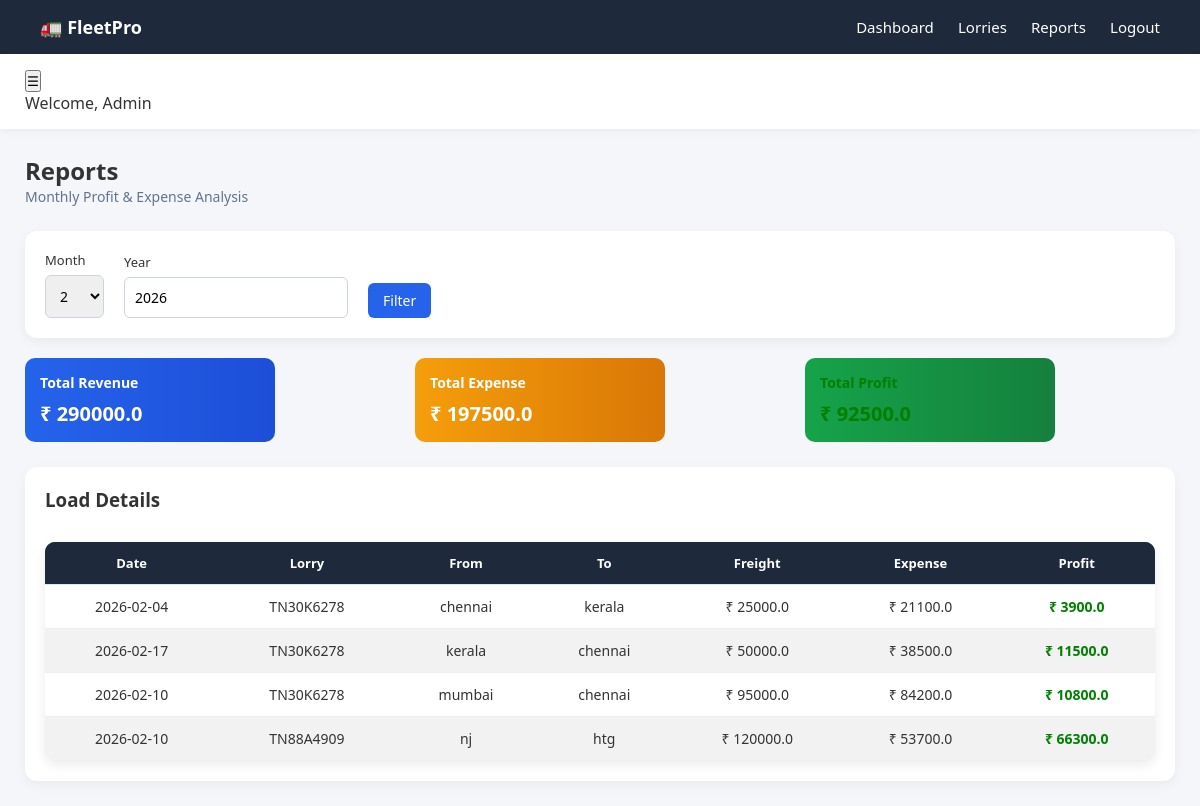
The app's page /reports (signed in) with its own data.
### models/load_model.py (models this page shows, shortened)
class Load(db.Model):
    __tablename__ = "loads"
    id = db.Column(db.Integer, primary_key=True)
    lorry_id = db.Column(db.Integer, db.ForeignKey("lorries.id"), nullable=False)
    date = db.Column(db.Date, nullable=False)
    from_location = db.Column(db.String(150), nullable=False)
    to_location = db.Column(db.String(150), nullable=False)
    freight_amount = db.Column(db.Float, nullable=False)
    diesel_amount = db.Column(db.Float, default=0)
    rto_amount = db.Column(db.Float, default=0)
    toll_amount = db.Column(db.Float, default=0)
    driver_bata = db.Column(db.Float, default=0)
    maintenance_amount = db.Column(db.Float, default=0)
    other_expense = db.Column(db.Float, default=0)
    created_at = db.Column(db.DateTime, default=datetime.utcnow)
    @property
    def total_expense(self):
        return (
            (self.diesel_amount or 0) +
            (self.rto_amount or 0) +
            (self.toll_amount or 0) +
            (self.driver_bata or 0) +
            (self.maintenance_amount or 0) +
            (self.other_expense or 0)
        )
    @property
    def profit(self):
        return (self.freight_amount or 0) - self.total_expense

### models/lorry_model.py (models this page shows, shortened)
class Lorry(db.Model):
    __tablename__ = "lorries"
    id = db.Column(db.Integer, primary_key=True)
    vehicle_number = db.Column(db.String(50), unique=True, nullable=False)
    driver_name = db.Column(db.String(100), nullable=False)
    driver_phone = db.Column(db.String(20), nullable=False)
    rc_expiry = db.Column(db.Date)
    insurance_expiry = db.Column(db.Date)
    permit_expiry = db.Column(db.Date)
    status = db.Column(db.String(20), default="active")
    created_at = db.Column(db.DateTime, default=datetime.utcnow)
    user_id = db.Column(db.Integer, db.ForeignKey("users.id"), nullable=False)
    loads = db.relationship("Load", backref="lorry", lazy=True, cascade="all, delete-orphan")

### routes/report_routes.py (the view)
@report_bp.route("/reports")
@login_required
def reports():
    month = request.args.get("month", type=int) or datetime.now().month
    year = request.args.get("year", type=int) or datetime.now().year
    loads = Load.query.filter(
        db.extract('month', Load.date) == month,
        db.extract('year', Load.date) == year
    ).all()
    total_revenue = sum(load.freight_amount for load in loads)
    total_expense = sum(load.total_expense for load in loads)
    total_profit = total_revenue - total_expense
    return render_template(
        "reports.html",
        loads=loads,
        total_revenue=total_revenue,
        total_expense=total_expense,
        total_profit=total_profit,
        selected_month=month,
        selected_year=year
    )

### templates/reports.html
{% extends "base.html" %}
{% block content %}
<div class="page-header">
    <div>
        <h2>Reports</h2>
        <p>Monthly Profit & Expense Analysis</p>
    </div>
</div>
<div class="filter-card">
    <form method="GET" action="{{ url_for('report.reports') }}" class="filter-form">
        <div class="form-group">
            <label>Month</label>
            <select name="month">
                {% for m in range(1,13) %}
                    <option value="{{ m }}" {% if selected_month == m %}selected{% endif %}>
                        {{ m }}
                    </option>
                {% endfor %}
            </select>
        </div>
        <div class="form-group">
            <label>Year</label>
            <input type="number" name="year" value="{{ selected_year }}">
        </div>
        <div class="form-group">
            <button type="submit" class="btn-primary">Filter</button>
        </div>
    </form>
</div>
<div class="summary-cards">
    <div class="summary-card revenue">
        <h4>Total Revenue</h4>
        <p>₹ {{ total_revenue }}</p>
    </div>
    <div class="summary-card expense">
        <h4>Total Expense</h4>
        <p>₹ {{ total_expense }}</p>
    </div>
    <div class="summary-card profit">
        <h4>Total Profit</h4>
        <p>₹ {{ total_profit }}</p>
    </div>
</div>
<div class="table-section">
    <h3>Load Details</h3>
    <table>
        <thead>
            <tr>
                <th>Date</th>
                <th>Lorry</th>
                <th>From</th>
                <th>To</th>
                <th>Freight</th>
                <th>Expense</th>
                <th>Profit</th>
            </tr>
        </thead>
        <tbody>
            {% for load in loads %}
            <tr>
                <td>{{ load.date }}</td>
                <td>{{ load.lorry.vehicle_number }}</td>
                <td>{{ load.from_location }}</td>
                <td>{{ load.to_location }}</td>
                <td>₹ {{ load.freight_amount }}</td>
                <td>₹ {{ load.total_expense }}</td>
                <td>
                    {% if load.profit >= 0 %}
                        <span class="profit">₹ {{ load.profit }}</span>
                    {% else %}
                        <span class="loss">₹ {{ load.profit }}</span>
                    {% endif %}
                </td>
            </tr>
            {% else %}
            <tr>
                <td colspan="7">No data for selected month</td>
            </tr>
            {% endfor %}
        </tbody>
    </table>
</div>
{% endblock %}

### templates/base.html (shortened to what this page needs)
<!DOCTYPE html>
<html lang="en">
<head>
    <link rel="stylesheet" href="{{ url_for('static', filename='css/style.css') }}">
</head>
<body>
<header class="navbar">
    <div class="logo">🚛 FleetPro</div>
    <nav>
        <a href="{{ url_for('dashboard') }}">Dashboard</a>
        <a href="{{ url_for('lorry.lorries') }}">Lorries</a>
        <a href="{{ url_for('report.reports') }}">Reports</a>
        <a href="{{ url_for('auth.logout') }}">Logout</a>
    </nav>
</header>
<div class="main">
    <div class="topbar">
        <button class="menu-toggle" onclick="toggleSidebar()">☰</button>
        <div class="topbar-right">
            <span class="user-name">
                Welcome, {{ session.get('user_name', 'Admin') }}
            </span>
        </div>
    </div>
    <div class="content">
        {% block content %}
        {% endblock %}
    </div>
</div>
</body>
</html>

### static/css/style.css (style rules this page uses)
* { margin: 0; padding: 0; box-sizing: border-box; }
body { font-family: 'Segoe UI', sans-serif; background-color: #f1f5f9; color: #1e293b; }
a { text-decoration: none; }
h2 { font-weight: 600; }
.navbar { background: #1e293b; padding: 15px 30px; color: white; display: flex; justify-content: space-between; align-items: center; }
.navbar .logo { font-size: 18px; font-weight: 600; }
.page-header { display: flex; justify-content: space-between; align-items: center; margin-bottom: 25px; }
.page-header p { font-size: 14px; color: #64748b; }
.btn-primary { background: linear-gradient(90deg, #2563eb, #1d4ed8); padding: 10px 18px; border-radius: 8px; color: white; font-size: 14px; font-weight: 500; border: none; cursor: pointer; }
.table-section { background: white; padding: 20px; border-radius: 12px; box-shadow: 0 4px 12px rgba(0,0,0,0.05); overflow-x: auto; }
table { width: 100%; border-collapse: collapse; }
thead { background: #f1f5f9; }
thead th { padding: 12px; font-size: 13px; text-align: left; }
tbody td { padding: 12px; font-size: 14px; border-top: 1px solid #e2e8f0; }
.form-group { display: flex; flex-direction: column; }
.form-group label { font-size: 13px; margin-bottom: 6px; font-weight: 500; }
.form-group input, .form-group select { padding: 10px; border: 1px solid #cbd5e1; border-radius: 6px; font-size: 14px; }
.summary-cards { display: grid; grid-template-columns: repeat(3, 1fr); gap: 20px; margin-bottom: 25px; }
.summary-card { padding: 20px; border-radius: 12px; color: white; }
.summary-card h4 { font-size: 14px; margin-bottom: 8px; }
.summary-card p { font-size: 20px; font-weight: 600; }
.summary-card.revenue { background: linear-gradient(90deg, #2563eb, #1d4ed8); }
.summary-card.expense { background: linear-gradient(90deg, #f59e0b, #d97706); }
.summary-card.profit { background: linear-gradient(90deg, #16a34a, #15803d); }
.profit { color: #15803d; font-weight: 600; }
.filter-card { background: white; padding: 20px; border-radius: 12px; margin-bottom: 20px; box-shadow: 0 4px 12px rgba(0,0,0,0.05); }
.filter-form { display: flex; gap: 20px; align-items: flex-end; flex-wrap: wrap; }
* { margin: 0; padding: 0; box-sizing: border-box; font-family: 'Segoe UI', sans-serif; }
body { background-color: #f4f6f9; color: #333; }
.navbar { background: #1e293b; color: white; padding: 15px 25px; display: flex; justify-content: space-between; align-items: center; }
.navbar a { color: white; text-decoration: none; margin-left: 20px; font-weight: 500; }
table { width: 100%; border-collapse: collapse; background: white; border-radius: 10px; overflow: hidden; box-shadow: 0px 4px 12px rgba(0,0,0,0.08); }
table thead { background: #1e293b; color: white; }
table th, table td { padding: 12px 15px; text-align: center; }
table tbody tr:nth-child(even) { background: #f2f2f2; }
.btn-primary { display: inline-block; padding: 8px 15px; background: #2563eb; color: white; border-radius: 6px; text-decoration: none; font-size: 14px; transition: 0.3s; }
body { background: #f4f6f9; }
.navbar { width: 100%; background: #1e293b; color: white; padding: 15px 40px; display: flex; justify-content: space-between; align-items: center; }
.logo { font-size: 22px; font-weight: bold; }
nav a { color: white; text-decoration: none; margin-left: 25px; font-size: 15px; transition: 0.3s; }
table { width: 100%; margin-top: 30px; border-collapse: collapse; background: white; border-radius: 10px; overflow: hidden; box-shadow: 0 4px 12px rgba(0,0,0,0.08); }
table th { background: #1e293b; color: white; padding: 12px; }
table td { padding: 12px; border-bottom: 1px solid #eee; }
.main { flex: 1; display: flex; flex-direction: column; }
.topbar { background: white; padding: 15px 25px; box-shadow: 0 2px 8px rgba(0,0,0,0.05); }
.content { padding: 25px; }
.summary-card { background: #f5f7fa; padding: 15px; border-radius: 10px; width: 250px; }
.profit { color: green; }

### records on screen
Load: date "2026-02-04", lorry.vehicle_number "TN30K6278", from_location "chennai", to_location "kerala", freight_amount "25000.0", total_expense "21100.0", profit "3900.0"
Load: date "2026-02-17", lorry.vehicle_number "TN30K6278", from_location "kerala", to_location "chennai", freight_amount "50000.0", total_expense "38500.0", profit "11500.0"
Load: date "2026-02-10", lorry.vehicle_number "TN30K6278", from_location "mumbai", to_location "chennai", freight_amount "95000.0", total_expense "84200.0", profit "10800.0"
Load: date "2026-02-10", lorry.vehicle_number "TN88A4909", from_location "nj", to_location "htg", freight_amount "120000.0", total_expense "53700.0", profit "66300.0"

### other values on screen
{{ session.get('user_name', 'Admin') }} "Admin"
{{ total_revenue }} "290000.0"
{{ total_expense }} "197500.0"
{{ total_profit }} "92500.0"
form field month "2"
